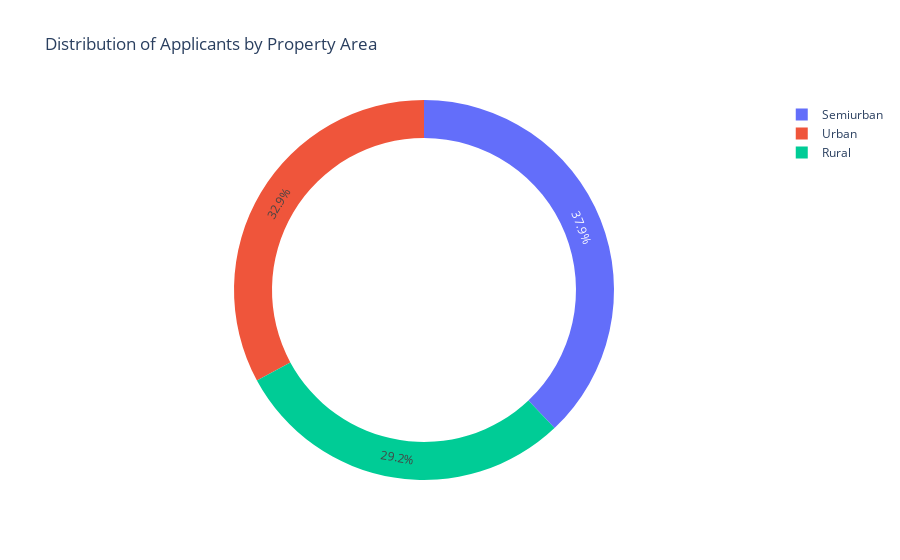

Notebook cell for this chart:
### Code cell
# Create an interactive pie chart
fig = px.pie(df, names='Property_Area', 
             title='Distribution of Applicants by Property Area',
             hole=.8)

# Show the plot
fig.show()

### Figure 1 — Plotly figure (JSON) as saved in the notebook; plotly's stock layout.template omitted (floating-point values rounded to 4 significant figures; data arrays with more than 128 entries replaced by an {"elided": "..."} marker saying what was removed)
{"data": [{"domain": {"x": [0, 1], "y": [0, 1]}, "hole": 0.8, "hovertemplate": "Property_Area=%{label}<extra></extra>", "labels": {"elided": "614 str values"}, "legendgroup": "", "name": "", "showlegend": true, "type": "pie"}], "layout": {"legend": {"tracegroupgap": 0}, "title": {"text": "Distribution of Applicants by Property Area"}}}
